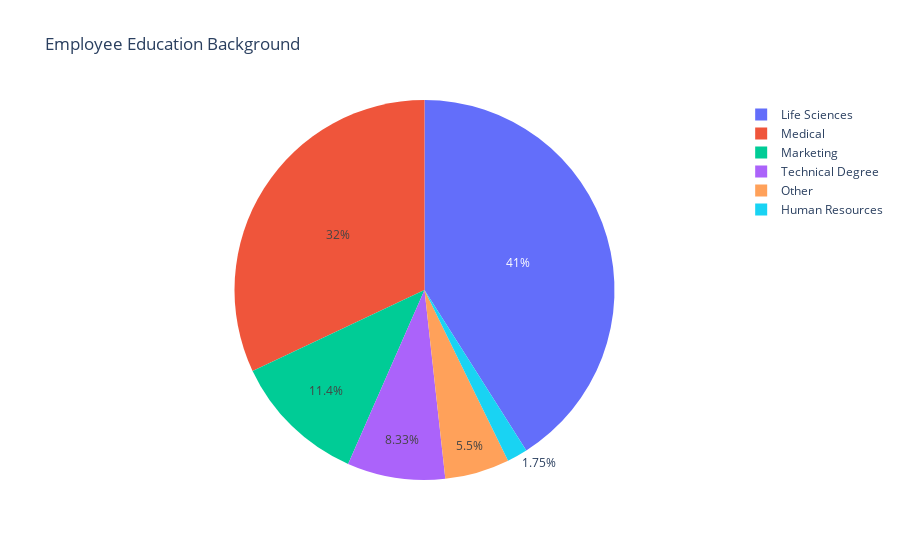

Write notebook code for a chart like this one.
### Markdown cell above
4. Education Background

### Code cell
fig = px.pie(data.groupby(['EducationBackground'])['EmpNumber'].count().reset_index(), 
             values='EmpNumber', 
             names='EducationBackground',
            title = 'Employee Education Background')
fig.show()

### Figure 1 — Plotly figure (JSON) as saved in the notebook; plotly's stock layout.template omitted (floating-point values rounded to 4 significant figures)
{"data": [{"domain": {"x": [0, 1], "y": [0, 1]}, "hovertemplate": "EducationBackground=%{label}<br>EmpNumber=%{value}<extra></extra>", "labels": ["Human Resources", "Life Sciences", "Marketing", "Medical", "Other", "Technical Degree"], "legendgroup": "", "name": "", "showlegend": true, "type": "pie", "values": [21, 492, 137, 384, 66, 100]}], "layout": {"legend": {"tracegroupgap": 0}, "title": {"text": "Employee Education Background"}}}
